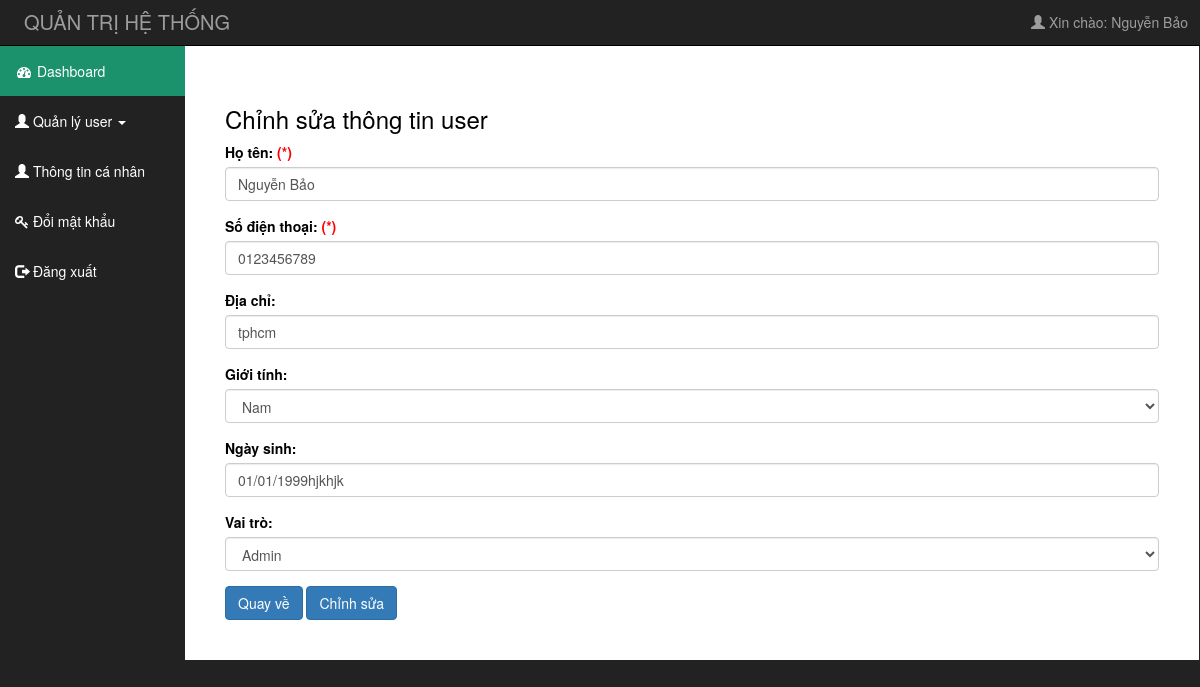
The page /admin/edit_user.php?id=1 (signed in) on the database its author committed.
### tables this page shows
CREATE TABLE `khachhang` (
  `MaKh` int(100) NOT NULL,
  `HoTen` varchar(100) NOT NULL,
  `Email` varchar(100) NOT NULL,
  `TaiKhoan` varchar(100) NOT NULL,
  `MatKhau` varchar(100) NOT NULL,
  `DiaChi` varchar(1000) NOT NULL,
  `GioiTinh` varchar(100) NOT NULL,
  `NgaySinh` varchar(100) NOT NULL,
  `DienThoai` varchar(100) NOT NULL,
  `TrangThai` int(100) NOT NULL,
  `VaiTro` int(100) NOT NULL
);

### admin/edit_user.php (the view, shortened to what this page needs)
	<?php
		if(isset($_SESSION['usr']['uid']))
		{
			include("includes/header.php");
		}
		else
		{
			 header('Location:login.php');
		}
		require("../includes/connect_db.php");
		if(isset($_GET['id']) && $_GET['id']!=null)
		{
			$url=$_GET['id'];
			$query_item="SELECT hoten,diachi,gioitinh,ngaysinh,dienthoai,vaitro FROM khachhang WHERE makh=".$url;
			$result_item=mysqli_query($dbc,$query_item);check_errors($result_item,$query_item);
			list($hoten,$diachi,$gioitinh,$ngaysinh,$dienthoai,$vaitro)=mysqli_fetch_array($result_item,MYSQLI_NUM);
		}else{
			header('location:quanlyuser.php');
		}
	?>
		<div id="mid">
			<div class="row" style="width: 100%;">
				<div class="col-sm-2">
					<?php
						if($_SESSION['usr']['vaitro']==2)
						{
							include('includes/menu_left1.php');
						}
					?>
				</div>
				<div class="col-sm-10 contain_right">
					<div style="background-color:white;margin-right: -29px;margin-left: -15px;color: black;padding: 40px;">
						<h3>Chỉnh sửa thông tin user</h3>
						<form method="POST" name="edituser">
							<div class="form-group">
						      <label for="hoten">Họ tên: <span style="color: red;">(*)</span></label>
						      <input type="text" class="form-control" id="hoten" placeholder="Họ tên" value="<?php echo $hoten;?>" name="hoten">
						    </div>
						    <div class="form-group">
						      <label for="sdt">Số điện thoại: <span style="color: red;">(*)</span></label>
						      <input type="text" class="form-control" id="sdt" placeholder="Số điện thoại" value="<?php echo $dienthoai;?>" name="sdt">
						    </div>
						    <div class="form-group">
						      <label for="diachi">Địa chỉ:</label>
						      <input type="text" class="form-control" id="diachi" placeholder="Địa chỉ" value="<?php echo $diachi;?>" name="diachi">
						    </div>
						    <div class="form-group">
						      <label for="gioitinh">Giới tính:</label>
						      <select class="form-control" id="gioitinh" name="gioitinh">
						      	<?php
						      		$gioitinh=strtoupper($gioitinh);
						      		if($gioitinh=='NAM')
						      		{
								      	echo "<option value='Nam'>Nam</option>";
						      		}
						      		else{
								      	echo "<option value='Nữ''>Nữ</option>";
						      			echo "<option value='Nam'>Nam</option>";
						      		}
						      	?>
						      </select>
						    </div>
						    <div class="form-group">
						      <label for="ngaysinh">Ngày sinh:</label>
						      <input type="text" class="form-control" id="ngaysinh" placeholder="DD/MM/YYYY" value="<?php echo $ngaysinh;?>" name="ngaysinh">
						    </div>
						    <div class="form-group">
						      <label for="vaitro">Vai trò:</label>
						      <select class="form-control" id="vaitro" name="vaitro">
						      	<?php
						      		if($vaitro==0)
						      		{
								      	echo "<option value='0'>Người dùng cuối</option>";
								      	echo "<option value='1'>Manager</option>";
								      	echo "<option value='2'>Admin</option>";
								      	echo "<option value='3'>Posts</option>";
						      		}
						      		else if($vaitro==1){
								      	echo "<option value='1'>Manager</option>";
								      	echo "<option value='0'>Người dùng cuối</option>";
								      	echo "<option value='2'>Admin</option>";
								      	echo "<option value='3'>Posts</option>";
						      		}else if($vaitro==3){
								      	echo "<option value='3'>Posts</option>";
								      	echo "<option value='2'>Admin</option>";
								      	echo "<option value='0'>Người dùng cuối</option>";
						      			echo "<option value='1'>Manager</option>";
						      		}else if($vaitro==2){
								      	echo "<option value='2'>Admin</option>";
						      		}
						      	?>
						      </select>
						    </div>
						    <button type="button" name="button" class="btn btn-primary" onclick="back();">Quay về</button>
						    <button type="button" class="btn btn-primary" onclick="fromEdit(<?php echo $_GET['id'];?>);">Chỉnh sửa</button>
						  </form>
					</div>
				</div>
			</div>
		</div>
	</div>
</body>
</html>

### admin/CSS/admin_css.css (style rules this page uses)
body { margin: 0; padding: 0; background-color: #222; }
#mid { width: 100%; }

### rows shown on the page
khachhang: hoten "Nguyễn Bảo", sdt "0123456789", diachi "tphcm", gioitinh "Nam", ngaysinh "01/01/1999hjkhjk", vaitro "Admin"

### other values the page prints
$_SESSION['usr']['user'] "Nguyễn Bảo"
